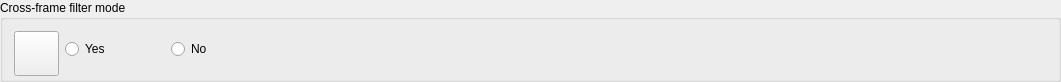
         <widget class="QGroupBox" name="groupBox_create_new_sequence_6">
          <property name="enabled">
           <bool>true</bool>
          </property>
          <property name="geometry">
           <rect>
            <x>11</x>
            <y>420</y>
            <width>1061</width>
            <height>82</height>
           </rect>
          </property>
          <property name="sizePolicy">
           <sizepolicy hsizetype="Preferred" vsizetype="Maximum">
            <horstretch>0</horstretch>
            <verstretch>0</verstretch>
           </sizepolicy>
          </property>
          <property name="minimumSize">
           <size>
            <width>0</width>
            <height>80</height>
           </size>
          </property>
          <property name="title">
           <string>Cross-frame filter mode</string>
          </property>
          <layout class="QHBoxLayout" name="horizontalLayout_25">
           <item>
            <layout class="QHBoxLayout" name="horizontalLayout_26">
             <item>
              <layout class="QHBoxLayout" name="horizontalLayout_27">
               <item>
                <widget class="QPushButton" name="create_sequence_btn_6">
                 <property name="minimumSize">
                  <size>
                   <width>45</width>
                   <height>45</height>
                  </size>
                 </property>
                 <property name="maximumSize">
                  <size>
                   <width>45</width>
                   <height>45</height>
                  </size>
                 </property>
                 <property name="text">
                  <string/>
                 </property>
                 <property name="icon">
                  <iconset>
                   <normaloff>images/cross-frame.svg</normaloff>images/cross-frame.svg</iconset>
                 </property>
                 <property name="iconSize">
                  <size>
                   <width>30</width>
                   <height>30</height>
                  </size>
                 </property>
                </widget>
               </item>
               <item>
                <widget class="QRadioButton" name="radioButton_crossframe_yes">
                 <property name="maximumSize">
                  <size>
                   <width>100</width>
                   <height>16777215</height>
                  </size>
                 </property>
                 <property name="text">
                  <string>Yes</string>
                 </property>
                 <property name="checkable">
                  <bool>true</bool>
                 </property>
                 <property name="checked">
                  <bool>false</bool>
                 </property>
                </widget>
               </item>
               <item>
                <widget class="QRadioButton" name="radioButton_crossframe_no">
                 <property name="text">
                  <string>No</string>
                 </property>
                </widget>
               </item>
              </layout>
             </item>
            </layout>
           </item>
          </layout>
         </widget>
